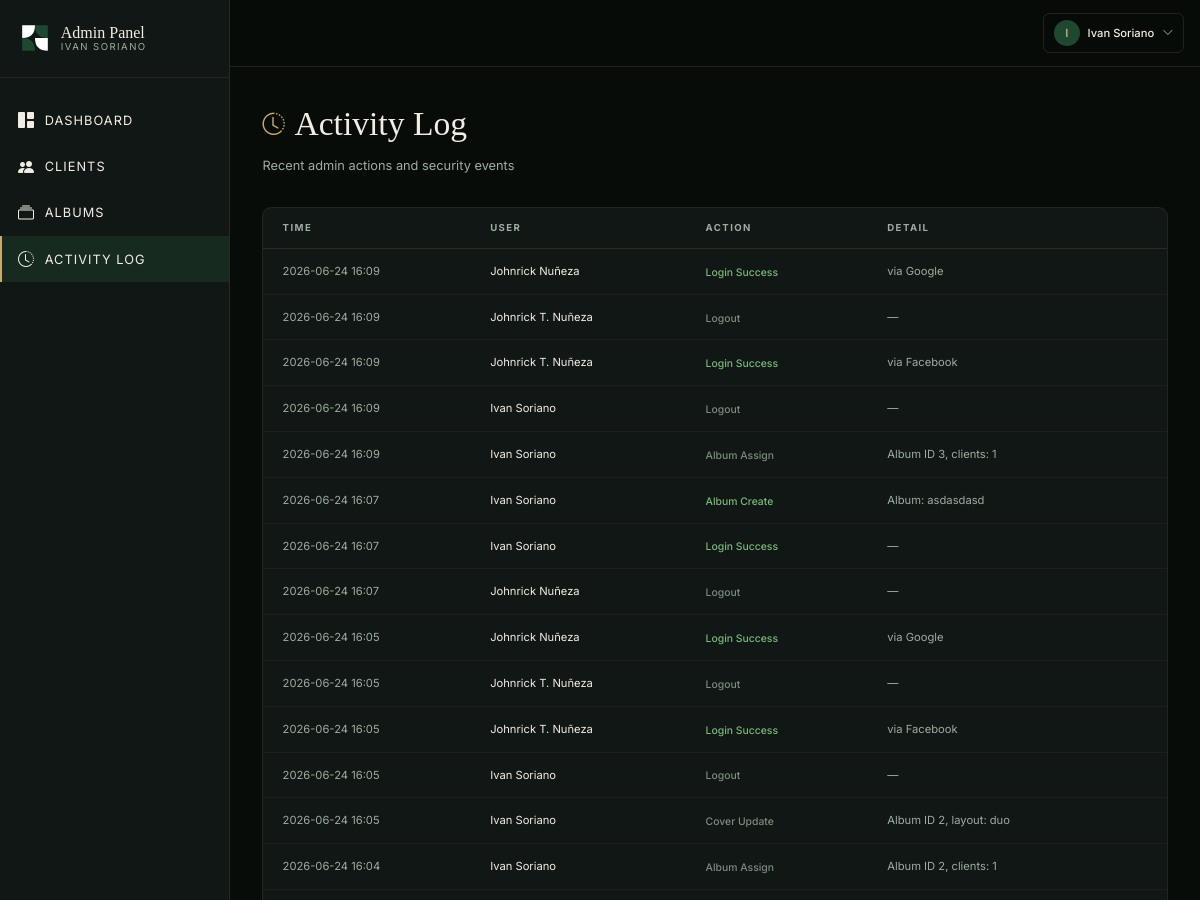
Before: /admin/logs (signed in, upper part) with the older database file.
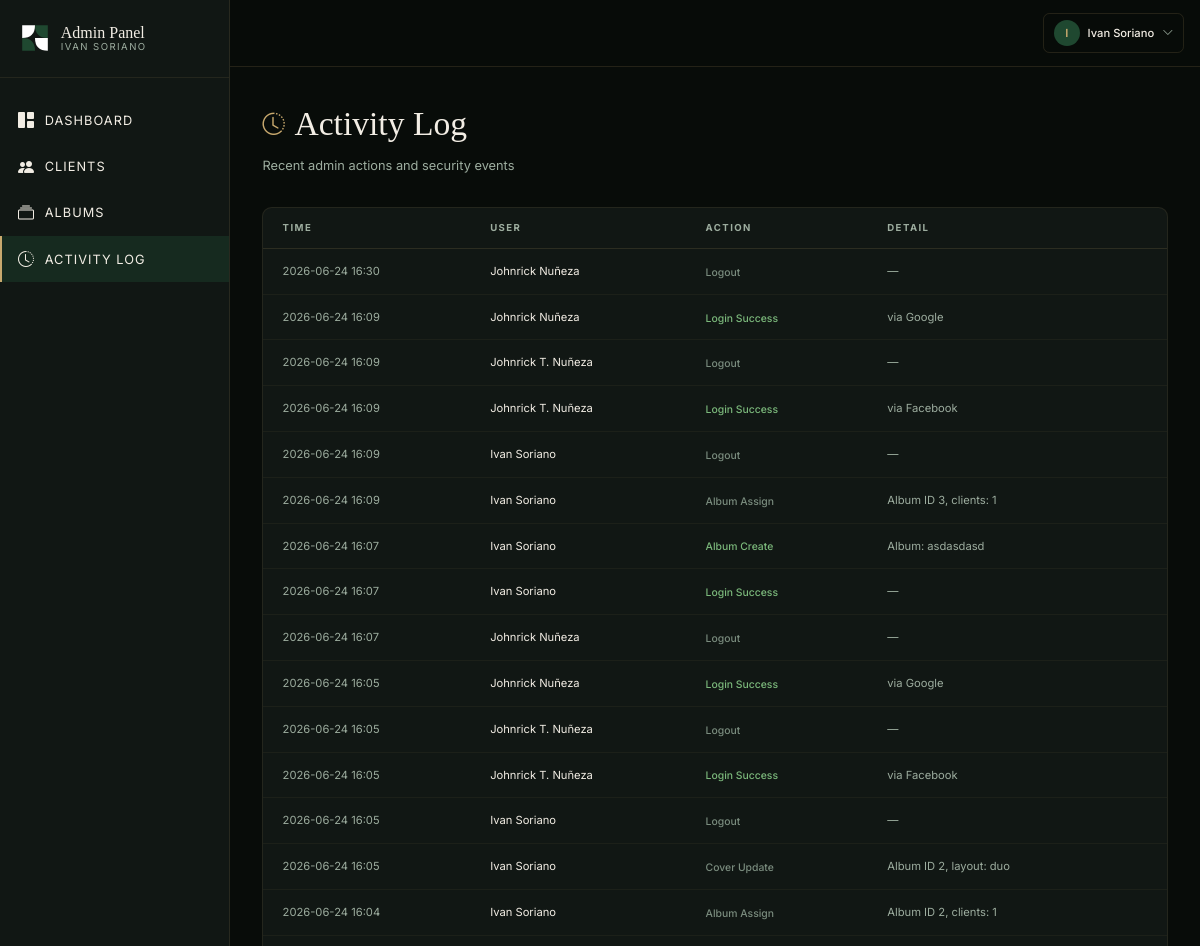
After: the same page with the newer database file.
### models.py (models this page shows, shortened)
class User(UserMixin, db.Model):
    __tablename__ = "users"
    id = db.Column(db.Integer, primary_key=True)
    email = db.Column(db.String(120), unique=True, nullable=False)
    password_hash = db.Column(db.String(256), nullable=True)
    role = db.Column(db.String(20), nullable=False, default="client")  # 'admin' or 'client'
    name = db.Column(db.String(100), nullable=False, default="")
    created_at = db.Column(db.DateTime, default=datetime.utcnow)
    failed_login_count = db.Column(db.Integer, default=0)
    locked_until = db.Column(db.DateTime, nullable=True)
    oauth_provider = db.Column(db.String(20), nullable=True)  # 'facebook', 'google', or None
    assignments = db.relationship("PhotoAssignment", backref="client", foreign_keys="PhotoAssignment.client_id", cascade="all, delete-orphan")
    @property
    def is_admin(self):
        return self.role == "admin"

class AdminLog(db.Model):
    __tablename__ = "admin_logs"
    id = db.Column(db.Integer, primary_key=True)
    user_id = db.Column(db.Integer, db.ForeignKey("users.id"), nullable=True)
    action = db.Column(db.String(100), nullable=False)
    detail = db.Column(db.Text, nullable=True)
    created_at = db.Column(db.DateTime, default=datetime.utcnow)
    user = db.relationship("User", foreign_keys=[user_id])

### admin.py (the view)
@admin_bp.route("/logs")
@admin_required
def logs():
    page = request.args.get("page", 1, type=int)
    per_page = 50
    pagination = AdminLog.query.order_by(AdminLog.created_at.desc()).paginate(
        page=page, per_page=per_page, error_out=False
    )
    return render_template("admin/logs.html", logs=pagination.items, pagination=pagination)

### admin.py (called while the page is built)
def admin_required(f):
    @wraps(f)
    @login_required
    def decorated(*args, **kwargs):
        if not current_user.is_admin:
            return redirect(url_for("client.gallery"))
        return f(*args, **kwargs)
    return decorated

### app.py (called while the page is built)
@login_manager.user_loader
def load_user(user_id):
    return User.query.get(int(user_id))

### templates/admin/logs.html (shortened to what this page needs)
{% extends "admin/base.html" %}
{% block content %}
<div class="admin-animate">
  <div class="mb-10">
    <div class="flex items-center gap-3 mb-2">
      <i class="bi bi-clock-history" style="font-size: 28px; color: var(--isp-gold);"></i>
      <h1 style="font-family: var(--font-display); color: var(--isp-cream); font-size: 42px; font-weight: 300;">Activity Log</h1>
    </div>
    <p style="color: var(--isp-text-muted); font-size: 16px;">Recent admin actions and security events</p>
  </div>
  <div class="rounded-xl overflow-hidden" style="background-color: var(--isp-bg-card); border: 1px solid rgba(200,169,110,0.1);">
    <table class="w-full">
      <thead>
        <tr style="border-bottom: 1px solid rgba(200,169,110,0.15);">
          <th class="text-left px-6 py-4 uppercase" style="font-size: 12px; letter-spacing: 0.15em; color: var(--isp-text-muted);">Time</th>
          <th class="text-left px-6 py-4 uppercase" style="font-size: 12px; letter-spacing: 0.15em; color: var(--isp-text-muted);">User</th>
          <th class="text-left px-6 py-4 uppercase" style="font-size: 12px; letter-spacing: 0.15em; color: var(--isp-text-muted);">Action</th>
          <th class="text-left px-6 py-4 uppercase" style="font-size: 12px; letter-spacing: 0.15em; color: var(--isp-text-muted);">Detail</th>
        </tr>
      </thead>
      <tbody>
        {% for log in logs %}
        <tr style="border-bottom: 1px solid rgba(200,169,110,0.06);">
          <td class="px-6 py-4" style="color: var(--isp-text-muted); font-size: 14px; white-space: nowrap;">
            {{ log.created_at.strftime('%Y-%m-%d %H:%M') }}
          </td>
          <td class="px-6 py-4" style="color: var(--isp-cream); font-size: 14px;">
            {{ log.user.name if log.user else 'System' }}
          </td>
          <td class="px-6 py-4">
            <span style="font-size: 13px; font-weight: 500; color: {{ action_colors.get(log.action, '#C8A96E') }};">
              {{ log.action.replace('_', ' ').title() }}
            </span>
          </td>
          <td class="px-6 py-4" style="color: var(--isp-text-muted); font-size: 14px;">
            {{ log.detail or '—' }}
          </td>
        </tr>
        {% else %}
        <tr>
          <td colspan="4" class="px-6 py-12 text-center" style="color: var(--isp-text-muted); font-size: 15px;">
            No activity logged yet.
          </td>
        </tr>
        {% endfor %}
      </tbody>
    </table>
  </div>
</div>
{% endblock %}

### templates/admin/base.html (shortened to what this page needs)
<!DOCTYPE html>
<html lang="en">
<head>
  <script src="https://cdn.tailwindcss.com"></script>
  <link rel="stylesheet" href="https://cdn.jsdelivr.net/npm/bootstrap-icons@1.11.3/font/bootstrap-icons.min.css">
  <link rel="stylesheet" href="{{ url_for('static', filename='css/styles.css') }}" />
</head>
<body style="background-color: var(--isp-bg); font-family: var(--font-body); min-height: 100vh;">
  <div class="flex items-stretch" style="min-height: 125vh;">
    <aside class="fixed lg:sticky inset-y-0 left-0 w-72 z-50 flex flex-col transition-transform duration-300 -translate-x-full lg:translate-x-0"
      id="admin-sidebar"
      style="background-color: var(--isp-bg-card); border-right: 1px solid rgba(200,169,110,0.12);">
      <div class="px-6 py-7" style="border-bottom: 1px solid rgba(200,169,110,0.1);">
        <a href="/admin/dashboard" class="flex items-center gap-3">
          <svg width="40" height="40" viewBox="0 0 100 100" fill="none" xmlns="http://www.w3.org/2000/svg">
            <path d="M10 10 H50 Q50 50 10 50 Z" fill="white" />
            <path d="M50 10 H90 V50 Q50 50 50 10 Z" fill="#1F4830" />
            <path d="M10 50 Q50 50 50 90 H10 Z" fill="#1F4830" />
            <path d="M50 50 Q50 90 90 90 V50 Z" fill="white" />
          </svg>
          <div class="flex flex-col leading-none">
            <span style="font-family: var(--font-display); color: var(--isp-cream); font-size: 20px; font-weight: 400;">
              Admin Panel
            </span>
            <span style="font-family: var(--font-body); color: var(--isp-text-muted); font-size: 12px; letter-spacing: 0.15em; text-transform: uppercase; margin-top: 2px;">
              Ivan Soriano
            </span>
          </div>
        </a>
      </div>
      <nav class="flex-1 py-6 overflow-y-auto">
        <a href="/admin/dashboard" class="admin-nav-link" style="color: var(--isp-cream);">
          <i class="bi bi-grid-1x2-fill" style="font-size: 20px;"></i> Dashboard
        </a>
        <a href="/admin/clients" class="admin-nav-link" style="color: var(--isp-cream);">
          <i class="bi bi-people-fill" style="font-size: 20px;"></i> Clients
        </a>
        <a href="/admin/albums" class="admin-nav-link" style="color: var(--isp-cream);">
          <i class="bi bi-collection" style="font-size: 20px;"></i> Albums
        </a>
        <a href="/admin/logs" class="admin-nav-link" style="color: var(--isp-cream);">
          <i class="bi bi-clock-history" style="font-size: 20px;"></i> Activity Log
        </a>
      </nav>
    </aside>
    <div class="flex-1 min-w-0" style="min-height: 125vh;">
      <header class="sticky top-0 z-30 flex items-center justify-between px-5 py-4"
        style="background-color: rgba(8,12,9,0.92); backdrop-filter: blur(12px); border-bottom: 1px solid rgba(200,169,110,0.15);">
        <div class="relative">
          <button onclick="toggleUserMenu()" class="flex items-center gap-2.5 px-3 py-2 rounded-lg transition-all hover:bg-isp-green" style="border: 1px solid rgba(200,169,110,0.15);">
            <div class="w-8 h-8 rounded-full flex items-center justify-center" style="background-color: var(--isp-green); color: var(--isp-gold); font-size: 14px; font-weight: 600;">
              {{ current_user.name[0] if current_user.name else 'A' }}
            </div>
            <span class="hidden sm:inline" style="color: var(--isp-cream); font-size: 14px; font-weight: 500;">{{ current_user.name }}</span>
            <i class="bi bi-chevron-down" style="font-size: 14px; color: var(--isp-text-muted);"></i>
          </button>
        </div>
      </header>
      <main class="px-6 lg:px-10 py-10">
        {% block content %}{% endblock %}
      </main>
    </div>
  </div>
</body>
</html>

### static/css/styles.css (style rules this page uses)
body { zoom: 0.8; }
:root { --isp-green: #1F4830; --isp-green-light: #2D5A3D; --isp-green-dark: #152E20; --isp-cream: #F2EDE4; --isp-gold: #C8A96E; --isp-bg: #080C09; --isp-bg-card: #111714; --isp-bg-section: #0D120F; --isp-text-muted: #9DAD9F; --font-display: 'Cormorant Garamond', Georgia, serif; --font-body: 'Inter', system-ui, sans-serif; }
* { margin: 0; padding: 0; box-sizing: border-box; }
html, body { height: 100%; }
body { background-color: var(--isp-bg); font-family: var(--font-body); color: var(--isp-cream); -webkit-font-smoothing: antialiased; -moz-osx-font-smoothing: grayscale; }
html { scroll-behavior: smooth; }

### templates/admin/base.html (style rules this page uses)
.admin-nav-link { display: flex; align-items: center; gap: 12px; padding: 14px 20px; font-size: 16px; letter-spacing: 0.08em; text-transform: uppercase; transition: all 0.3s ease; border-left: 3px solid transparent; }
.admin-nav-link.active { background-color: rgba(31,72,48,0.4); border-left-color: var(--isp-gold); color: var(--isp-gold); }
.admin-animate { animation: fadeInUp 0.5s ease-out; }

Changed rows visible on the page:
added AdminLog: created_at "2026-06-24 16:30", user "Johnrick Nuñeza", action.replace "Logout", detail "—"
